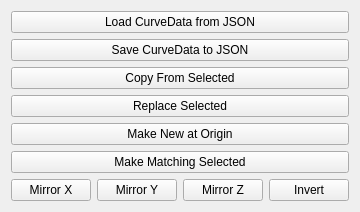
    <widget class="QWidget" name="verticalLayoutWidget">
     <property name="geometry">
      <rect>
       <x>10</x>
       <y>10</y>
       <width>322</width>
       <height>201</height>
      </rect>
     </property>
     <layout class="QVBoxLayout" name="verticalLayout">
      <item>
       <widget class="QPushButton" name="load_data_button">
        <property name="text">
         <string>Load CurveData from JSON</string>
        </property>
       </widget>
      </item>
      <item>
       <widget class="QPushButton" name="save_data_button">
        <property name="text">
         <string>Save CurveData to JSON</string>
        </property>
       </widget>
      </item>
      <item>
       <widget class="QPushButton" name="copy_data_button">
        <property name="text">
         <string>Copy From Selected</string>
        </property>
       </widget>
      </item>
      <item>
       <widget class="QPushButton" name="replace_sel_button">
        <property name="text">
         <string>Replace Selected</string>
        </property>
       </widget>
      </item>
      <item>
       <widget class="QPushButton" name="build_button">
        <property name="text">
         <string>Make New at Origin</string>
        </property>
       </widget>
      </item>
      <item>
       <widget class="QPushButton" name="build_match_button">
        <property name="text">
         <string>Make Matching Selected</string>
        </property>
       </widget>
      </item>
      <item>
       <layout class="QHBoxLayout" name="horizontalLayout">
        <item>
         <widget class="QPushButton" name="mirror_x_button">
          <property name="text">
           <string>Mirror X</string>
          </property>
         </widget>
        </item>
        <item>
         <widget class="QPushButton" name="mirror_y_button">
          <property name="text">
           <string>Mirror Y</string>
          </property>
         </widget>
        </item>
        <item>
         <widget class="QPushButton" name="mirror_z_button">
          <property name="text">
           <string>Mirror Z</string>
          </property>
         </widget>
        </item>
        <item>
         <widget class="QPushButton" name="pushButton">
          <property name="text">
           <string>Invert</string>
          </property>
         </widget>
        </item>
       </layout>
      </item>
     </layout>
    </widget>
